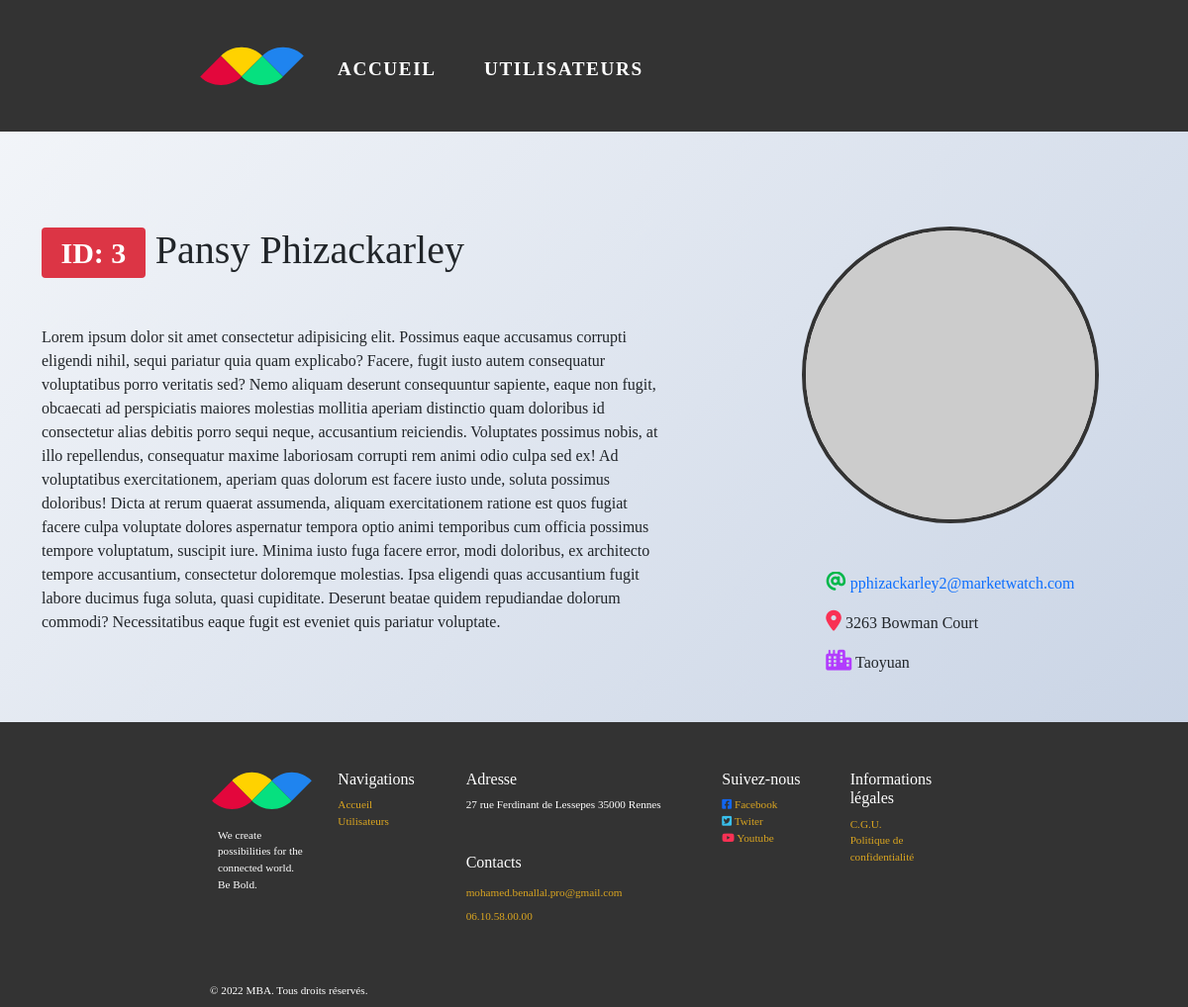
/index.php?url=contact&id=3, run on the app's committed database.
### tables this page shows
create table users (
	id INT,
	first_name VARCHAR(50),
	last_name VARCHAR(50),
	email VARCHAR(50),
	city VARCHAR(50),
	street VARCHAR(250),
	avatar VARCHAR(250)
);

### Controllers/ContactController.php (called while the page is built)
<?php
require_once dirname(__DIR__) . '/models/Users.php';
$user = findUserById($_GET['id']);
require_once dirname(__DIR__) . '/views/contact.phtml';

### router/router.php (called while the page is built, shortened)
<?php
function router($path)
{
    $routeExist = array_key_exists($path, ALLOWED_ROUTES);
    if ($routeExist) {
        require_once dirname(__DIR__) . '/' . BASE_CONTROLLER . $path . 'Controller.php';
        $content = ob_get_clean();
    }
    return $content;
}

### public/index.php (called while the page is built)
<?php
require_once dirname(__DIR__) . '/router/router.php';
$path = $_GET['url'] ?? DEFAULT_PATH;
$content = router($path);
require_once dirname(__DIR__) . '/views/layout.phtml';

### models/Users.php (called while the page is built, shortened)
<?php
function findUserById(int $id): object
{
    $connect = getPDO();
    $request = $connect->prepare(
        "SELECT * FROM users WHERE id = :id"
    );
    $request->execute(
        [
            ':id' => $id
        ]
    );
    return $request->fetch();
}

### views/contact.phtml (the view)
<div class="user col-md-12 d-flex row justify-content-between mt-5">
    <div class="user_name col-md-7">
        <h1 class="mb-5"><span class="badge bg-danger">ID: <?=  htmlspecialchars($user->id) ?></span> <?=  htmlspecialchars($user->first_name . ' ' . $user->last_name) ?></h2>
            <div class="user_info mr-5">
                <p>Lorem ipsum dolor sit amet consectetur adipisicing elit. Possimus eaque accusamus corrupti eligendi nihil, sequi pariatur quia quam explicabo? Facere, fugit iusto autem consequatur voluptatibus porro veritatis sed? Nemo aliquam deserunt consequuntur sapiente, eaque non fugit, obcaecati ad perspiciatis maiores molestias mollitia aperiam distinctio quam doloribus id consectetur alias debitis porro sequi neque, accusantium reiciendis. Voluptates possimus nobis, at illo repellendus, consequatur maxime laboriosam corrupti rem animi odio culpa sed ex! Ad voluptatibus exercitationem, aperiam quas dolorum est facere iusto unde, soluta possimus doloribus! Dicta at rerum quaerat assumenda, aliquam exercitationem ratione est quos fugiat facere culpa voluptate dolores aspernatur tempora optio animi temporibus cum officia possimus tempore voluptatum, suscipit iure. Minima iusto fuga facere error, modi doloribus, ex architecto tempore accusantium, consectetur doloremque molestias. Ipsa eligendi quas accusantium fugit labore ducimus fuga soluta, quasi cupiditate. Deserunt beatae quidem repudiandae dolorum commodi? Necessitatibus eaque fugit est eveniet quis pariatur voluptate.</p>
            </div>
    </div>
    <div class="user_contact col-md-4 offset-1">
        <img src="<?=  htmlspecialchars($user->avatar) ?>" alt="">
        <div class="mt-5">
            <a class="hvr-underline-from-center" href="mailto:<?=  htmlspecialchars($user->email) ?> "><i class="fa-solid fa-at i-email"></i> <?=  htmlspecialchars($user->email) ?></a>
            <p><i class="fa-solid fa-location-dot i-street"></i> <?=  htmlspecialchars($user->street) ?></p>
            <p><i class="fa-solid fa-city i-city"></i> <?=  htmlspecialchars($user->city) ?></p>
        </div>
    </div>
</div>

### assets/css/style.css (style rules this page uses)
body { display: flex; flex-direction: column; min-height: 100vh; font-family: "Fira Code" !important; background-image: linear-gradient(135deg, #f5f7fa 0%, #c3cfe2 100%) !important; }
.user_contact { display: flex; flex-direction: column; justify-content: flex-start; align-items: center; }
.user_contact img { background-image: linear-gradient(120deg, #fdfbfb 0%, #ebedee 100%); border-radius: 50%; border: 4px solid #333; width: 300px !important; }
.user_contact a { text-decoration: none; }
.user_contact p { margin: 1rem 0 0; }
.user_contact i { font-size: 1.3rem; }
.i-email { color: #00b74a; }
.i-street { color: #f93154; }
.i-city { color: #b23cfd; }

### data on the page
users: id "3", first_name+last_name "Pansy Phizackarley", email "pphizackarley2@marketwatch.com", street "3263 Bowman Court", city "Taoyuan"
